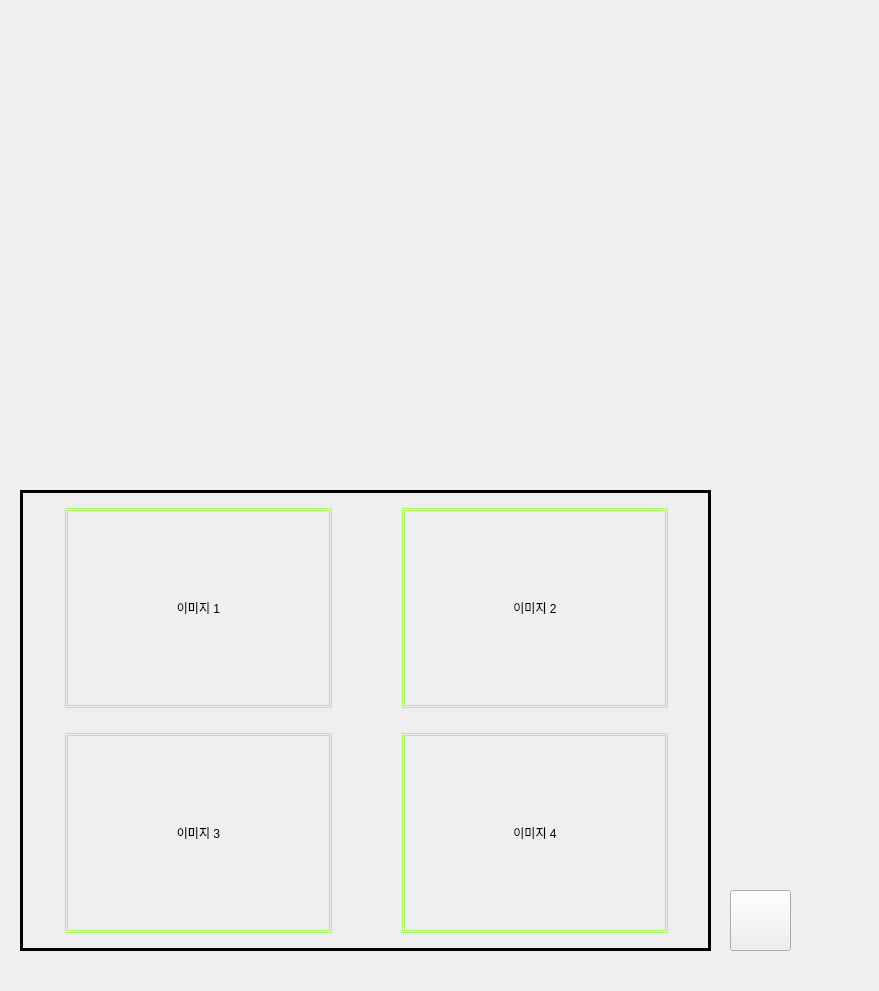
<?xml version="1.0" encoding="UTF-8"?>
<ui version="4.0">
 <class>MainWindow</class>
 <widget class="QMainWindow" name="MainWindow">
  <property name="geometry">
   <rect>
    <x>0</x>
    <y>0</y>
    <width>879</width>
    <height>991</height>
   </rect>
  </property>
  <property name="windowTitle">
   <string>MainWindow</string>
  </property>
  <widget class="QWidget" name="centralwidget">
   <widget class="QStackedWidget" name="stack">
    <property name="geometry">
     <rect>
      <x>0</x>
      <y>480</y>
      <width>800</width>
      <height>480</height>
     </rect>
    </property>
    <property name="sizePolicy">
     <sizepolicy hsizetype="Fixed" vsizetype="Fixed">
      <horstretch>0</horstretch>
      <verstretch>0</verstretch>
     </sizepolicy>
    </property>
    <property name="currentIndex">
     <number>3</number>
    </property>
    <widget class="QWidget" name="InitPage">
     <widget class="QLabel" name="label">
      <property name="geometry">
       <rect>
        <x>180</x>
        <y>240</y>
        <width>451</width>
        <height>61</height>
       </rect>
      </property>
      <property name="layoutDirection">
       <enum>Qt::LeftToRight</enum>
      </property>
      <property name="text">
       <string>&lt;html&gt;&lt;head/&gt;&lt;body&gt;&lt;p&gt;&lt;span style=&quot; font-size:16pt; font-weight:600;&quot;&gt;터치하여 PhoRest를 시작해 보세요&lt;/span&gt;&lt;/p&gt;&lt;/body&gt;&lt;/html&gt;</string>
      </property>
      <property name="alignment">
       <set>Qt::AlignCenter</set>
      </property>
     </widget>
    </widget>
    <widget class="QWidget" name="ChoosePeoplePage">
     <widget class="QLabel" name="label_3">
      <property name="geometry">
       <rect>
        <x>40</x>
        <y>50</y>
        <width>471</width>
        <height>71</height>
       </rect>
      </property>
      <property name="text">
       <string>&lt;html&gt;&lt;head/&gt;&lt;body&gt;&lt;p&gt;&lt;span style=&quot; font-size:20pt; font-weight:600;&quot;&gt;촬영할 인원수를 선택해주세요&lt;/span&gt;&lt;/p&gt;&lt;/body&gt;&lt;/html&gt;</string>
      </property>
     </widget>
     <widget class="Line" name="line_2">
      <property name="geometry">
       <rect>
        <x>0</x>
        <y>160</y>
        <width>801</width>
        <height>20</height>
       </rect>
      </property>
      <property name="orientation">
       <enum>Qt::Horizontal</enum>
      </property>
     </widget>
     <widget class="QLabel" name="label_4">
      <property name="geometry">
       <rect>
        <x>120</x>
        <y>120</y>
        <width>181</width>
        <height>41</height>
       </rect>
      </property>
      <property name="text">
       <string>&lt;html&gt;&lt;head/&gt;&lt;body&gt;&lt;p&gt;&lt;span style=&quot; font-size:14pt; font-weight:600;&quot;&gt;설정된 인원수 : &lt;/span&gt;&lt;/p&gt;&lt;/body&gt;&lt;/html&gt;</string>
      </property>
     </widget>
     <widget class="QLabel" name="NowPeople">
      <property name="geometry">
       <rect>
        <x>320</x>
        <y>120</y>
        <width>41</width>
        <height>41</height>
       </rect>
      </property>
      <property name="text">
       <string>&lt;html&gt;&lt;head/&gt;&lt;body&gt;&lt;p&gt;&lt;span style=&quot; font-size:14pt; font-weight:600;&quot;&gt;N명&lt;/span&gt;&lt;/p&gt;&lt;/body&gt;&lt;/html&gt;</string>
      </property>
     </widget>
     <widget class="QPushButton" name="RecommandBtn">
      <property name="geometry">
       <rect>
        <x>570</x>
        <y>60</y>
        <width>101</width>
        <height>61</height>
       </rect>
      </property>
      <property name="text">
       <string>추천 포즈</string>
      </property>
     </widget>
     <widget class="QPushButton" name="NextBtn">
      <property name="geometry">
       <rect>
        <x>700</x>
        <y>60</y>
        <width>61</width>
        <height>61</height>
       </rect>
      </property>
      <property name="styleSheet">
       <string notr="true">border-image:url('./nextImg.png')</string>
      </property>
      <property name="text">
       <string/>
      </property>
     </widget>
     <widget class="QWidget" name="gridLayoutWidget">
      <property name="geometry">
       <rect>
        <x>10</x>
        <y>180</y>
        <width>781</width>
        <height>271</height>
       </rect>
      </property>
      <layout class="QGridLayout" name="gridLayout">
       <property name="leftMargin">
        <number>20</number>
       </property>
       <property name="topMargin">
        <number>20</number>
       </property>
       <property name="rightMargin">
        <number>20</number>
       </property>
       <property name="bottomMargin">
        <number>20</number>
       </property>
       <property name="horizontalSpacing">
        <number>40</number>
       </property>
       <property name="verticalSpacing">
        <number>30</number>
       </property>
       <item row="0" column="2">
        <widget class="QPushButton" name="Btn3">
         <property name="sizePolicy">
          <sizepolicy hsizetype="Preferred" vsizetype="Preferred">
           <horstretch>0</horstretch>
           <verstretch>0</verstretch>
          </sizepolicy>
         </property>
         <property name="font">
          <font>
           <family>AcadEref</family>
           <pointsize>20</pointsize>
          </font>
         </property>
         <property name="text">
          <string>3명</string>
         </property>
        </widget>
       </item>
       <item row="1" column="0">
        <widget class="QPushButton" name="Btn5">
         <property name="sizePolicy">
          <sizepolicy hsizetype="Preferred" vsizetype="Preferred">
           <horstretch>0</horstretch>
           <verstretch>0</verstretch>
          </sizepolicy>
         </property>
         <property name="font">
          <font>
           <family>AcadEref</family>
           <pointsize>20</pointsize>
          </font>
         </property>
         <property name="text">
          <string>5명</string>
         </property>
        </widget>
       </item>
       <item row="0" column="0">
        <widget class="QPushButton" name="Btn1">
         <property name="enabled">
          <bool>true</bool>
         </property>
         <property name="sizePolicy">
          <sizepolicy hsizetype="Preferred" vsizetype="Preferred">
           <horstretch>0</horstretch>
           <verstretch>0</verstretch>
          </sizepolicy>
         </property>
         <property name="font">
          <font>
           <family>AcadEref</family>
           <pointsize>20</pointsize>
          </font>
         </property>
         <property name="text">
          <string>1명</string>
         </property>
        </widget>
       </item>
       <item row="1" column="1">
        <widget class="QPushButton" name="Btn6">
         <property name="sizePolicy">
          <sizepolicy hsizetype="Preferred" vsizetype="Preferred">
           <horstretch>0</horstretch>
           <verstretch>0</verstretch>
          </sizepolicy>
         </property>
         <property name="font">
          <font>
           <family>AcadEref</family>
           <pointsize>20</pointsize>
          </font>
         </property>
         <property name="text">
          <string>6명</string>
         </property>
        </widget>
       </item>
       <item row="0" column="1">
        <widget class="QPushButton" name="Btn2">
         <property name="sizePolicy">
          <sizepolicy hsizetype="Preferred" vsizetype="Preferred">
           <horstretch>0</horstretch>
           <verstretch>0</verstretch>
          </sizepolicy>
         </property>
         <property name="font">
          <font>
           <family>AcadEref</family>
           <pointsize>20</pointsize>
          </font>
         </property>
         <property name="text">
          <string>2명</string>
         </property>
        </widget>
       </item>
       <item row="0" column="3">
        <widget class="QPushButton" name="Btn4">
         <property name="sizePolicy">
          <sizepolicy hsizetype="Preferred" vsizetype="Preferred">
           <horstretch>0</horstretch>
           <verstretch>0</verstretch>
          </sizepolicy>
         </property>
         <property name="font">
          <font>
           <family>AcadEref</family>
           <pointsize>20</pointsize>
          </font>
         </property>
         <property name="text">
          <string>4명</string>
         </property>
        </widget>
       </item>
       <item row="1" column="2">
        <widget class="QPushButton" name="Btn7">
         <property name="sizePolicy">
          <sizepolicy hsizetype="Preferred" vsizetype="Preferred">
           <horstretch>0</horstretch>
           <verstretch>0</verstretch>
          </sizepolicy>
         </property>
         <property name="font">
          <font>
           <family>AcadEref</family>
           <pointsize>20</pointsize>
          </font>
         </property>
         <property name="text">
          <string>7명</string>
         </property>
        </widget>
       </item>
       <item row="1" column="3">
        <widget class="QPushButton" name="Btn8">
         <property name="sizePolicy">
          <sizepolicy hsizetype="Preferred" vsizetype="Preferred">
           <horstretch>0</horstretch>
           <verstretch>0</verstretch>
          </sizepolicy>
         </property>
         <property name="font">
          <font>
           <family>AcadEref</family>
           <pointsize>20</pointsize>
          </font>
         </property>
         <property name="text">
          <string>8명</string>
         </property>
        </widget>
       </item>
      </layout>
     </widget>
    </widget>
    <widget class="QWidget" name="ShotPage">
     <widget class="QPushButton" name="Btn_Already">
      <property name="geometry">
       <rect>
        <x>240</x>
        <y>170</y>
        <width>311</width>
        <height>151</height>
       </rect>
      </property>
      <property name="font">
       <font>
        <family>AcadEref</family>
        <pointsize>24</pointsize>
       </font>
      </property>
      <property name="autoFillBackground">
       <bool>false</bool>
      </property>
      <property name="text">
       <string>촬영 시작</string>
      </property>
      <property name="autoDefault">
       <bool>false</bool>
      </property>
      <property name="default">
       <bool>false</bool>
      </property>
      <property name="flat">
       <bool>false</bool>
      </property>
     </widget>
     <widget class="QPushButton" name="Btn_Back_2">
      <property name="geometry">
       <rect>
        <x>50</x>
        <y>40</y>
        <width>81</width>
        <height>71</height>
       </rect>
      </property>
      <property name="styleSheet">
       <string notr="true">color: white;
background-color: rgb(58, 134, 255);
border-radius: 5px;</string>
      </property>
      <property name="text">
       <string>뒤로</string>
      </property>
     </widget>
    </widget>
    <widget class="QWidget" name="PhotoPage">
     <widget class="QWidget" name="gridLayoutWidget_3">
      <property name="geometry">
       <rect>
        <x>20</x>
        <y>10</y>
        <width>691</width>
        <height>461</height>
       </rect>
      </property>
      <layout class="QGridLayout" name="gridLayout_3">
       <property name="leftMargin">
        <number>45</number>
       </property>
       <property name="topMargin">
        <number>18</number>
       </property>
       <property name="rightMargin">
        <number>43</number>
       </property>
       <property name="bottomMargin">
        <number>18</number>
       </property>
       <property name="horizontalSpacing">
        <number>70</number>
       </property>
       <property name="verticalSpacing">
        <number>25</number>
       </property>
       <item row="1" column="0">
        <widget class="QLabel" name="Photo3">
         <property name="styleSheet">
          <string notr="true">QLabel{
	border : 3px double #ABF760;
}</string>
         </property>
         <property name="text">
          <string>이미지 3</string>
         </property>
         <property name="alignment">
          <set>Qt::AlignCenter</set>
         </property>
        </widget>
       </item>
       <item row="0" column="0">
        <widget class="QLabel" name="Photo1">
         <property name="styleSheet">
          <string notr="true">QLabel{
	border : 3px double #ABF760;
}</string>
         </property>
         <property name="text">
          <string>이미지 1</string>
         </property>
         <property name="alignment">
          <set>Qt::AlignCenter</set>
         </property>
        </widget>
       </item>
       <item row="0" column="1">
        <widget class="QLabel" name="Photo2">
         <property name="styleSheet">
          <string notr="true">QLabel{
	border : 3px double #ABF760;
}</string>
         </property>
         <property name="text">
          <string>이미지 2</string>
         </property>
         <property name="alignment">
          <set>Qt::AlignCenter</set>
         </property>
        </widget>
       </item>
       <item row="1" column="1">
        <widget class="QLabel" name="Photo4">
         <property name="styleSheet">
          <string notr="true">QLabel{
	border : 3px double #ABF760;
}</string>
         </property>
         <property name="text">
          <string>이미지 4</string>
         </property>
         <property name="alignment">
          <set>Qt::AlignCenter</set>
         </property>
        </widget>
       </item>
      </layout>
     </widget>
     <widget class="QPushButton" name="NextBtn_3">
      <property name="geometry">
       <rect>
        <x>730</x>
        <y>410</y>
        <width>61</width>
        <height>61</height>
       </rect>
      </property>
      <property name="styleSheet">
       <string notr="true">border-image:url('./nextImg.png')</string>
      </property>
      <property name="text">
       <string/>
      </property>
     </widget>
     <widget class="QLabel" name="label_2">
      <property name="geometry">
       <rect>
        <x>20</x>
        <y>10</y>
        <width>691</width>
        <height>461</height>
       </rect>
      </property>
      <property name="styleSheet">
       <string notr="true">QLabel{
	border : 3px solid black;
}</string>
      </property>
      <property name="text">
       <string/>
      </property>
     </widget>
    </widget>
    <widget class="QWidget" name="ChooseFramePage">
     <widget class="QLabel" name="label_5">
      <property name="geometry">
       <rect>
        <x>50</x>
        <y>50</y>
        <width>471</width>
        <height>71</height>
       </rect>
      </property>
      <property name="text">
       <string>&lt;html&gt;&lt;head/&gt;&lt;body&gt;&lt;p&gt;&lt;span style=&quot; font-size:20pt; font-weight:600;&quot;&gt;사용할 프레임을 선택해주세요&lt;/span&gt;&lt;/p&gt;&lt;/body&gt;&lt;/html&gt;</string>
      </property>
     </widget>
     <widget class="QLabel" name="label_6">
      <property name="geometry">
       <rect>
        <x>50</x>
        <y>110</y>
        <width>491</width>
        <height>31</height>
       </rect>
      </property>
      <property name="text">
       <string>&lt;html&gt;&lt;head/&gt;&lt;body&gt;&lt;p&gt;&lt;span style=&quot; font-size:8pt; font-weight:600;&quot;&gt;기본 프레임 외의 프레임을 사용하고 싶다면 고유 프레임 번호를 입력하세요 &lt;/span&gt;&lt;/p&gt;&lt;/body&gt;&lt;/html&gt;</string>
      </property>
     </widget>
     <widget class="Line" name="line_3">
      <property name="geometry">
       <rect>
        <x>0</x>
        <y>160</y>
        <width>801</width>
        <height>20</height>
       </rect>
      </property>
      <property name="orientation">
       <enum>Qt::Horizontal</enum>
      </property>
     </widget>
     <widget class="QStackedWidget" name="BottomFrameStack">
      <property name="geometry">
       <rect>
        <x>30</x>
        <y>190</y>
        <width>621</width>
        <height>271</height>
       </rect>
      </property>
      <widget class="QWidget" name="page">
       <widget class="QLabel" name="label_7">
        <property name="geometry">
         <rect>
          <x>70</x>
          <y>20</y>
          <width>481</width>
          <height>241</height>
         </rect>
        </property>
        <property name="styleSheet">
         <string notr="true">border-radious : 5%;
background-color : rgb(255, 255, 0);
</string>
        </property>
        <property name="text">
         <string>기본 프레임 (2개씩 2~3장?)</string>
        </property>
        <property name="alignment">
         <set>Qt::AlignCenter</set>
        </property>
       </widget>
       <widget class="QPushButton" name="Frame_Next_Btn">
        <property name="geometry">
         <rect>
          <x>560</x>
          <y>200</y>
          <width>51</width>
          <height>61</height>
         </rect>
        </property>
        <property name="styleSheet">
         <string notr="true">QPushButton{
	background: #00AE68;
	color: #FFF;
	border-radius: 5px;
}
QPushButton:hover{
	background: #181818;
	color: #FFF;
	border-radius: 5px;
}
</string>
        </property>
        <property name="text">
         <string>&gt;</string>
        </property>
       </widget>
       <widget class="QPushButton" name="Frame_Prev_Btn">
        <property name="geometry">
         <rect>
          <x>10</x>
          <y>200</y>
          <width>51</width>
          <height>61</height>
         </rect>
        </property>
        <property name="styleSheet">
         <string notr="true">QPushButton{
	background: #00AE68;
	color: #FFF;
	border-radius: 5px;
}
QPushButton:hover{
	background: #181818;
	color: #FFF;
	border-radius: 5px;
}
</string>
        </property>
        <property name="text">
         <string>&lt;</string>
        </property>
       </widget>
      </widget>
      <widget class="QWidget" name="page_2"/>
     </widget>
     <widget class="QLabel" name="label_8">
      <property name="geometry">
       <rect>
        <x>680</x>
        <y>200</y>
        <width>101</width>
        <height>111</height>
       </rect>
      </property>
      <property name="text">
       <string>QR코드</string>
      </property>
      <property name="alignment">
       <set>Qt::AlignCenter</set>
      </property>
      <property name="indent">
       <number>0</number>
      </property>
     </widget>
     <widget class="QPushButton" name="PrintBtn">
      <property name="geometry">
       <rect>
        <x>700</x>
        <y>380</y>
        <width>71</width>
        <height>71</height>
       </rect>
      </property>
      <property name="styleSheet">
       <string notr="true">QPushButton{
	background: #00AE68;
	color: #FFF;
	border-radius: 5px;
}
QPushButton:hover{
	background: #181818;
	color: #FFF;
	border-radius: 5px;
}
</string>
      </property>
      <property name="text">
       <string>Print</string>
      </property>
     </widget>
     <widget class="QPushButton" name="ApplyBtn">
      <property name="geometry">
       <rect>
        <x>650</x>
        <y>100</y>
        <width>61</width>
        <height>51</height>
       </rect>
      </property>
      <property name="styleSheet">
       <string notr="true">QPushButton{
	background: #00AE68;
	color: #FFF;
	border-radius: 5px;
}
QPushButton:hover{
	background: #181818;
	color: #FFF;
	border-radius: 5px;
}
</string>
      </property>
      <property name="text">
       <string>적용</string>
      </property>
     </widget>
     <widget class="QLineEdit" name="lineEdit">
      <property name="geometry">
       <rect>
        <x>600</x>
        <y>60</y>
        <width>171</width>
        <height>31</height>
       </rect>
      </property>
     </widget>
     <widget class="QLabel" name="label_9">
      <property name="geometry">
       <rect>
        <x>580</x>
        <y>30</y>
        <width>211</width>
        <height>31</height>
       </rect>
      </property>
      <property name="text">
       <string>&lt;html&gt;&lt;head/&gt;&lt;body&gt;&lt;p&gt;&lt;span style=&quot; font-size:8pt; font-weight:600;&quot;&gt; 고유프레임 번호를 입력해주세요 &lt;/span&gt;&lt;/p&gt;&lt;/body&gt;&lt;/html&gt;</string>
      </property>
     </widget>
    </widget>
    <widget class="QWidget" name="PrintingPage">
     <widget class="QLabel" name="label_10">
      <property name="geometry">
       <rect>
        <x>60</x>
        <y>150</y>
        <width>691</width>
        <height>161</height>
       </rect>
      </property>
      <property name="text">
       <string>&lt;html&gt;&lt;head/&gt;&lt;body&gt;&lt;p align=&quot;center&quot;&gt;&lt;span style=&quot; font-size:14pt; font-weight:600;&quot;&gt;인쇄중 디자인 어케 꾸미징&lt;/span&gt;&lt;/p&gt;&lt;p align=&quot;center&quot;&gt;&lt;span style=&quot; font-size:14pt; font-weight:600;&quot;&gt;인쇄중일땐 위에 프레임 사진 계속 띄워놓을예정&lt;/span&gt;&lt;/p&gt;&lt;p align=&quot;center&quot;&gt;&lt;span style=&quot; font-size:14pt; font-weight:600;&quot;&gt;인쇄 끝나면 인쇄완료 창 띄우고&lt;br/&gt;아무곳이나 클릭시 처음 화면으로 돌아가기&lt;/span&gt;&lt;/p&gt;&lt;/body&gt;&lt;/html&gt;</string>
      </property>
     </widget>
    </widget>
    <widget class="QWidget" name="DonePrinting">
     <widget class="QLabel" name="label_11">
      <property name="geometry">
       <rect>
        <x>60</x>
        <y>130</y>
        <width>691</width>
        <height>211</height>
       </rect>
      </property>
      <property name="text">
       <string>&lt;html&gt;&lt;head/&gt;&lt;body&gt;&lt;p align=&quot;center&quot;&gt;&lt;span style=&quot; font-size:14pt; font-weight:600;&quot;&gt;인쇄 완료&lt;br/&gt;&lt;br/&gt;아무곳이나 클릭시 되돌아가고&lt;/span&gt;&lt;/p&gt;&lt;p align=&quot;center&quot;&gt;&lt;span style=&quot; font-size:14pt; font-weight:600;&quot;&gt;&lt;br/&gt;&lt;/span&gt;&lt;/p&gt;&lt;p align=&quot;center&quot;&gt;&lt;span style=&quot; font-size:14pt; font-weight:600;&quot;&gt;1분간 냅둬도 초기화면으로 돌아가게 구현해야징&lt;/span&gt;&lt;/p&gt;&lt;p align=&quot;center&quot;&gt;&lt;span style=&quot; font-size:14pt; font-weight:600;&quot;&gt;&lt;br/&gt;&lt;/span&gt;&lt;/p&gt;&lt;/body&gt;&lt;/html&gt;</string>
      </property>
     </widget>
    </widget>
   </widget>
   <widget class="QStackedWidget" name="TopStack">
    <property name="geometry">
     <rect>
      <x>0</x>
      <y>0</y>
      <width>800</width>
      <height>480</height>
     </rect>
    </property>
    <property name="sizePolicy">
     <sizepolicy hsizetype="Fixed" vsizetype="Fixed">
      <horstretch>0</horstretch>
      <verstretch>0</verstretch>
     </sizepolicy>
    </property>
    <property name="currentIndex">
     <number>0</number>
    </property>
    <widget class="QWidget" name="LogoPage">
     <widget class="QLabel" name="LogoImg">
      <property name="geometry">
       <rect>
        <x>290</x>
        <y>120</y>
        <width>200</width>
        <height>200</height>
       </rect>
      </property>
      <property name="styleSheet">
       <string notr="true">border-image:url('./logo.png')</string>
      </property>
      <property name="text">
       <string/>
      </property>
      <property name="alignment">
       <set>Qt::AlignCenter</set>
      </property>
     </widget>
    </widget>
    <widget class="QWidget" name="RecommandPosePage">
     <widget class="QLabel" name="PoseImg">
      <property name="geometry">
       <rect>
        <x>120</x>
        <y>20</y>
        <width>571</width>
        <height>431</height>
       </rect>
      </property>
      <property name="styleSheet">
       <string notr="true">QLabel{
	border : 3px double #ABF760;
}</string>
      </property>
      <property name="text">
       <string>포즈 이미지</string>
      </property>
      <property name="alignment">
       <set>Qt::AlignCenter</set>
      </property>
     </widget>
     <widget class="QPushButton" name="LeftBtn">
      <property name="geometry">
       <rect>
        <x>20</x>
        <y>380</y>
        <width>71</width>
        <height>71</height>
       </rect>
      </property>
      <property name="text">
       <string>왼쪽</string>
      </property>
     </widget>
     <widget class="QPushButton" name="RightBtn">
      <property name="geometry">
       <rect>
        <x>720</x>
        <y>380</y>
        <width>71</width>
        <height>71</height>
       </rect>
      </property>
      <property name="text">
       <string>오른쪽</string>
      </property>
     </widget>
    </widget>
    <widget class="QWidget" name="ShotPage_Top">
     <widget class="QLabel" name="Label_Camera">
      <property name="geometry">
       <rect>
        <x>180</x>
        <y>40</y>
        <width>561</width>
        <height>401</height>
       </rect>
      </property>
      <property name="styleSheet">
       <string notr="true">QLabel{
	border : 3px solid black;
}</string>
      </property>
      <property name="text">
       <string>카메라 화면 띄워줄 공간</string>
      </property>
      <property name="alignment">
       <set>Qt::AlignCenter</set>
      </property>
     </widget>
     <widget class="QLabel" name="Label_Timer">
      <property name="geometry">
       <rect>
        <x>40</x>
        <y>40</y>
        <width>91</width>
        <height>141</height>
       </rect>
      </property>
      <property name="font">
       <font>
        <family>AcadEref</family>
        <pointsize>36</pointsize>
       </font>
      </property>
      <property name="text">
       <string>&lt;html&gt;&lt;head/&gt;&lt;body&gt;&lt;p align=&quot;center&quot;&gt;15&lt;/p&gt;&lt;/body&gt;&lt;/html&gt;</string>
      </property>
      <property name="alignment">
       <set>Qt::AlignCenter</set>
      </property>
     </widget>
    </widget>
    <widget class="QWidget" name="CheckPhoto">
     <widget class="QLabel" name="Top_Big_Photo">
      <property name="geometry">
       <rect>
        <x>100</x>
        <y>20</y>
        <width>581</width>
        <height>431</height>
       </rect>
      </property>
      <property name="styleSheet">
       <string notr="true">QLabel{
	border : 3px solid black;
}</string>
      </property>
      <property name="text">
       <string>이미지 크게 보여줄 공간</string>
      </property>
      <property name="alignment">
       <set>Qt::AlignCenter</set>
      </property>
     </widget>
    </widget>
    <widget class="QWidget" name="page_3">
     <widget class="QLabel" name="PhotoPlusFrame">
      <property name="geometry">
       <rect>
        <x>100</x>
        <y>20</y>
        <width>581</width>
        <height>430</height>
       </rect>
      </property>
      <property name="contextMenuPolicy">
       <enum>Qt::DefaultContextMenu</enum>
      </property>
      <property name="styleSheet">
       <string notr="true">QLabel{
	border : 1px solid black;
}</string>
      </property>
      <property name="text">
       <string>프레임 적용 이미지를 띄워줄 예정</string>
      </property>
      <property name="alignment">
       <set>Qt::AlignCenter</set>
      </property>
     </widget>
    </widget>
   </widget>
  </widget>
 </widget>
 <resources/>
 <connections>
  <connection>
   <sender>RecommandBtn</sender>
   <signal>clicked()</signal>
   <receiver>MainWindow</receiver>
   <slot>RecommandPose()</slot>
   <hints>
    <hint type="sourcelabel">
     <x>662</x>
     <y>540</y>
    </hint>
    <hint type="destinationlabel">
     <x>837</x>
     <y>69</y>
    </hint>
   </hints>
  </connection>
  <connection>
   <sender>NextBtn</sender>
   <signal>clicked()</signal>
   <receiver>MainWindow</receiver>
   <slot>NextBottomButton_to_2()</slot>
   <hints>
    <hint type="sourcelabel">
     <x>749</x>
     <y>540</y>
    </hint>
    <hint type="destinationlabel">
     <x>841</x>
     <y>120</y>
    </hint>
   </hints>
  </connection>
  <connection>
   <sender>Btn1</sender>
   <signal>clicked()</signal>
   <receiver>MainWindow</receiver>
   <slot>Press_Btn1()</slot>
   <hints>
    <hint type="sourcelabel">
     <x>161</x>
     <y>680</y>
    </hint>
    <hint type="destinationlabel">
     <x>860</x>
     <y>222</y>
    </hint>
   </hints>
  </connection>
  <connection>
   <sender>Btn2</sender>
   <signal>clicked()</signal>
   <receiver>MainWindow</receiver>
   <slot>Press_Btn2()</slot>
   <hints>
    <hint type="sourcelabel">
     <x>380</x>
     <y>680</y>
    </hint>
    <hint type="destinationlabel">
     <x>834</x>
     <y>234</y>
    </hint>
   </hints>
  </connection>
  <connection>
   <sender>Btn3</sender>
   <signal>clicked()</signal>
   <receiver>MainWindow</receiver>
   <slot>Press_Btn3()</slot>
   <hints>
    <hint type="sourcelabel">
     <x>575</x>
     <y>680</y>
    </hint>
    <hint type="destinationlabel">
     <x>861</x>
     <y>255</y>
    </hint>
   </hints>
  </connection>
  <connection>
   <sender>Btn4</sender>
   <signal>clicked()</signal>
   <receiver>MainWindow</receiver>
   <slot>Press_Btn4()</slot>
   <hints>
    <hint type="sourcelabel">
     <x>770</x>
     <y>680</y>
    </hint>
    <hint type="destinationlabel">
     <x>892</x>
     <y>278</y>
    </hint>
   </hints>
  </connection>
  <connection>
   <sender>Btn5</sender>
   <signal>clicked()</signal>
   <receiver>MainWindow</receiver>
   <slot>Press_Btn5()</slot>
   <hints>
    <hint type="sourcelabel">
     <x>162</x>
     <y>811</y>
    </hint>
    <hint type="destinationlabel">
     <x>871</x>
     <y>314</y>
    </hint>
   </hints>
  </connection>
  <connection>
   <sender>Btn6</sender>
   <signal>clicked()</signal>
   <receiver>MainWindow</receiver>
   <slot>Press_Btn6()</slot>
   <hints>
    <hint type="sourcelabel">
     <x>380</x>
     <y>811</y>
    </hint>
    <hint type="destinationlabel">
     <x>877</x>
     <y>353</y>
    </hint>
   </hints>
  </connection>
  <connection>
   <sender>Btn7</sender>
   <signal>clicked()</signal>
   <receiver>MainWindow</receiver>
   <slot>Press_Btn7()</slot>
   <hints>
    <hint type="sourcelabel">
     <x>575</x>
     <y>811</y>
    </hint>
    <hint type="destinationlabel">
     <x>873</x>
     <y>396</y>
    </hint>
   </hints>
  </connection>
  <connection>
   <sender>Btn8</sender>
   <signal>clicked()</signal>
   <receiver>MainWindow</receiver>
   <slot>Press_Btn8()</slot>
   <hints>
    <hint type="sourcelabel">
     <x>770</x>
     <y>811</y>
    </hint>
    <hint type="destinationlabel">
     <x>861</x>
     <y>429</y>
    </hint>
   </hints>
  </connection>
  <connection>
   <sender>Btn_Already</sender>
   <signal>clicked()</signal>
   <receiver>MainWindow</receiver>
   <slot>Press_PreparedBtn()</slot>
   <hints>
    <hint type="sourcelabel">
     <x>474</x>
     <y>650</y>
    </hint>
    <hint type="destinationlabel">
     <x>841</x>
     <y>266</y>
    </hint>
   </hints>
  </connection>
  <connection>
   <sender>Btn_Back_2</sender>
   <signal>clicked()</signal>
   <receiver>MainWindow</receiver>
   <slot>Press_Back()</slot>
   <hints>
    <hint type="sourcelabel">
     <x>89</x>
     <y>558</y>
    </hint>
    <hint type="destinationlabel">
     <x>841</x>
     <y>551</y>
    </hint>
   </hints>
  </connection>
  <connection>
   <sender>NextBtn_3</sender>
   <signal>clicked()</signal>
   <receiver>MainWindow</receiver>
   <slot>NextBottomButton_to_4()</slot>
   <hints>
    <hint type="sourcelabel">
     <x>750</x>
     <y>911</y>
    </hint>
    <hint type="destinationlabel">
     <x>838</x>
     <y>896</y>
    </hint>
   </hints>
  </connection>
  <connection>
   <sender>PrintBtn</sender>
   <signal>clicked()</signal>
   <receiver>MainWindow</receiver>
   <slot>Press_Printing()</slot>
   <hints>
    <hint type="sourcelabel">
     <x>745</x>
     <y>878</y>
    </hint>
    <hint type="destinationlabel">
     <x>841</x>
     <y>865</y>
    </hint>
   </hints>
  </connection>
  <connection>
   <sender>ApplyBtn</sender>
   <signal>clicked()</signal>
   <receiver>MainWindow</receiver>
   <slot>Press_Applying()</slot>
   <hints>
    <hint type="sourcelabel">
     <x>669</x>
     <y>603</y>
    </hint>
    <hint type="destinationlabel">
     <x>851</x>
     <y>591</y>
    </hint>
   </hints>
  </connection>
 </connections>
 <slots>
  <slot>RecommandPose()</slot>
  <slot>NextBottomButton_to_2()</slot>
  <slot>Press_Btn1()</slot>
  <slot>Press_Btn2()</slot>
  <slot>Press_Btn3()</slot>
  <slot>Press_Btn4()</slot>
  <slot>Press_Btn5()</slot>
  <slot>Press_Btn6()</slot>
  <slot>Press_Btn7()</slot>
  <slot>Press_Btn8()</slot>
  <slot>Press_ShotBtn()</slot>
  <slot>Press_Back()</slot>
  <slot>Press_PreparedBtn()</slot>
  <slot>NextBottomButton_to_4()</slot>
  <slot>Press_Printing()</slot>
  <slot>Press_Applying()</slot>
 </slots>
</ui>
